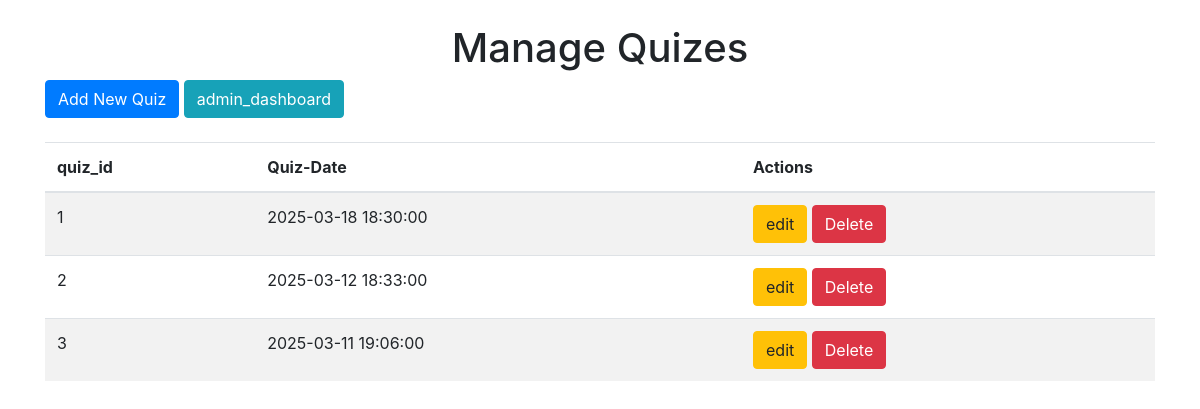
Screenshot of /manage_quizzes with the database file from the repository.
### backend/models.py (models this page shows)
class Quiz(db.Model):
    __tablename__ = 'quiz'
    id = db.Column(db.Integer, primary_key=True)
    date = db.Column(db.DateTime, nullable=False)
    chapter_id = db.Column(db.Integer, db.ForeignKey('chapter.id'), nullable=False)
    questions = db.relationship('Question', backref='quiz', cascade='all, delete', lazy=True)
    scores = db.relationship('Scores', backref='quiz', cascade='all, delete', lazy=True)

### backend/controller.py (the view)
@app.route('/manage_quizzes')
def manage_quizzes():
    quizzes = Quiz.query.all()
    return render_template('manage_quizzes.html', quizzes=quizzes)

### templates/manage_quizzes.html (shortened to what this page needs)
<!DOCTYPE html>
<html lang="en">
<head>
    <link rel="stylesheet" href="https://stackpath.bootstrapcdn.com/bootstrap/4.5.2/css/bootstrap.min.css">
</head>
<body>
    <div class="container mt-4">
        <h1 class="text-center">Manage Quizes</h1>
        <a href="{{ url_for('add_quiz') }}" class="btn btn-primary mb-4">Add New Quiz</a>
        <a  href="{{url_for('admin_dashboard',username='rishav')}}" class="btn btn-info mb-4">admin_dashboard</a>
        <table class="table table-striped">
            <thead>
                <tr>
                    <th>quiz_id</th>
                    <th>Quiz-Date</th>
                    <th>Actions</th>
                </tr>
            </thead>
            <tbody>
                {% for quiz in quizzes %}
                <tr>
                    <td>{{ quiz.id }}</td>
                    <td>{{ quiz.date }}</td>
                    <td>
                        <a href="/edit_quiz/{{quiz.id}}" class="btn btn-warning ">edit</a>
                        <a href="/delete_quiz/{{quiz.id}}" class="btn btn-danger">Delete</a>
                    </td>
                </tr>
                {% endfor %}
            </tbody>
        </table>
    </div>
</body>
</html>

### rows the page displays
Quiz: id "1", date "2025-03-18 18:30:00"
Quiz: id "2", date "2025-03-12 18:33:00"
Quiz: id "3", date "2025-03-11 19:06:00"
